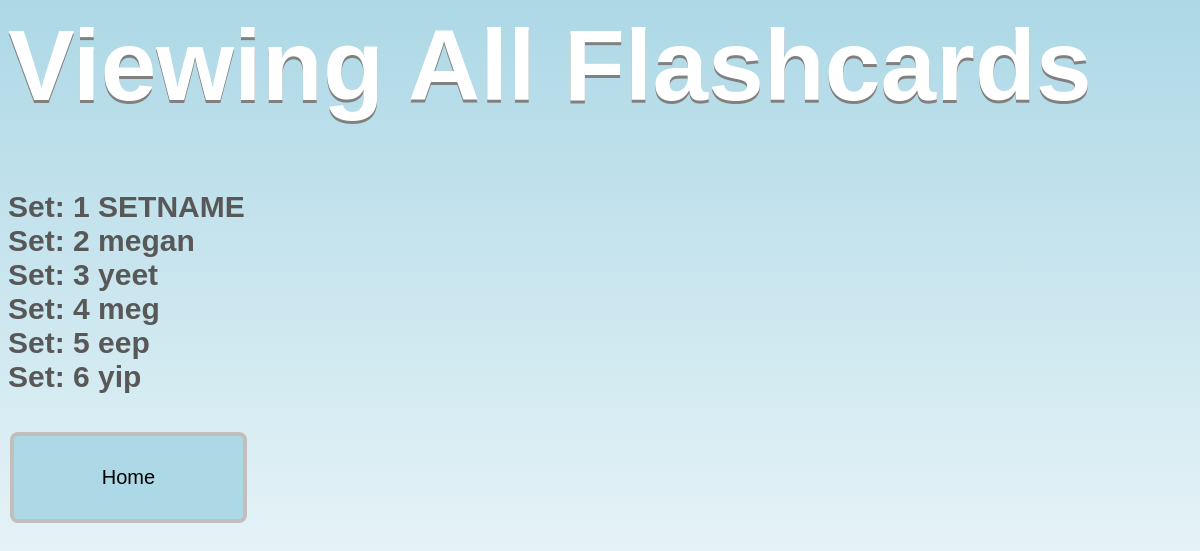
Before: /BadQuizletApp/ViewAll with the older database file.
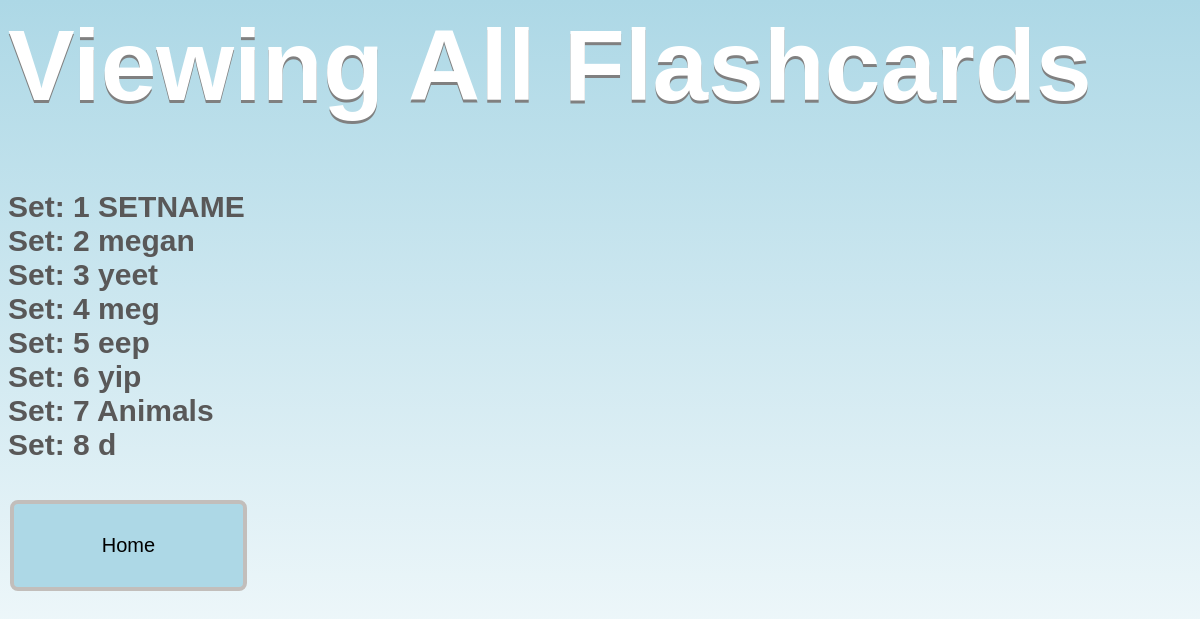
After: the same page with the newer database file.
### BadQuizletApp/models.py (models this page shows)
class Sets(models.Model):
	set_name = models.CharField(max_length=100)

### BadQuizletApp/views.py (the view)
# urls.py: path('ViewAll', views.viewAll, name='viewAll'),
def viewAll(request):
	sets = Sets.objects.all()
	return render(request, "viewAll.html", {'sets':sets})

### BadQuizletApp/Templates/viewAll.html
<html>
	{% load static %}
	<link rel="stylesheet" type="text/css" href="{% static 'BadQuizletApp/styleViewAll.css' %}">
	<body>
		<h1>Viewing All Flashcards</h1>
		{% for set in sets%}
		<a href = "viewSet/{{set.id}}/">
		Set: {{set.id}}  {{set.set_name}}<br>
		</a>
		{%endfor%}
		<br>
	</body>
	<button class="button" onclick="window.location.href = '/BadQuizletApp';">Home</button>
</html>

Changed rows visible on the page:
added Sets: id "7", set_name "Animals"
added Sets: id "8", set_name "d"
